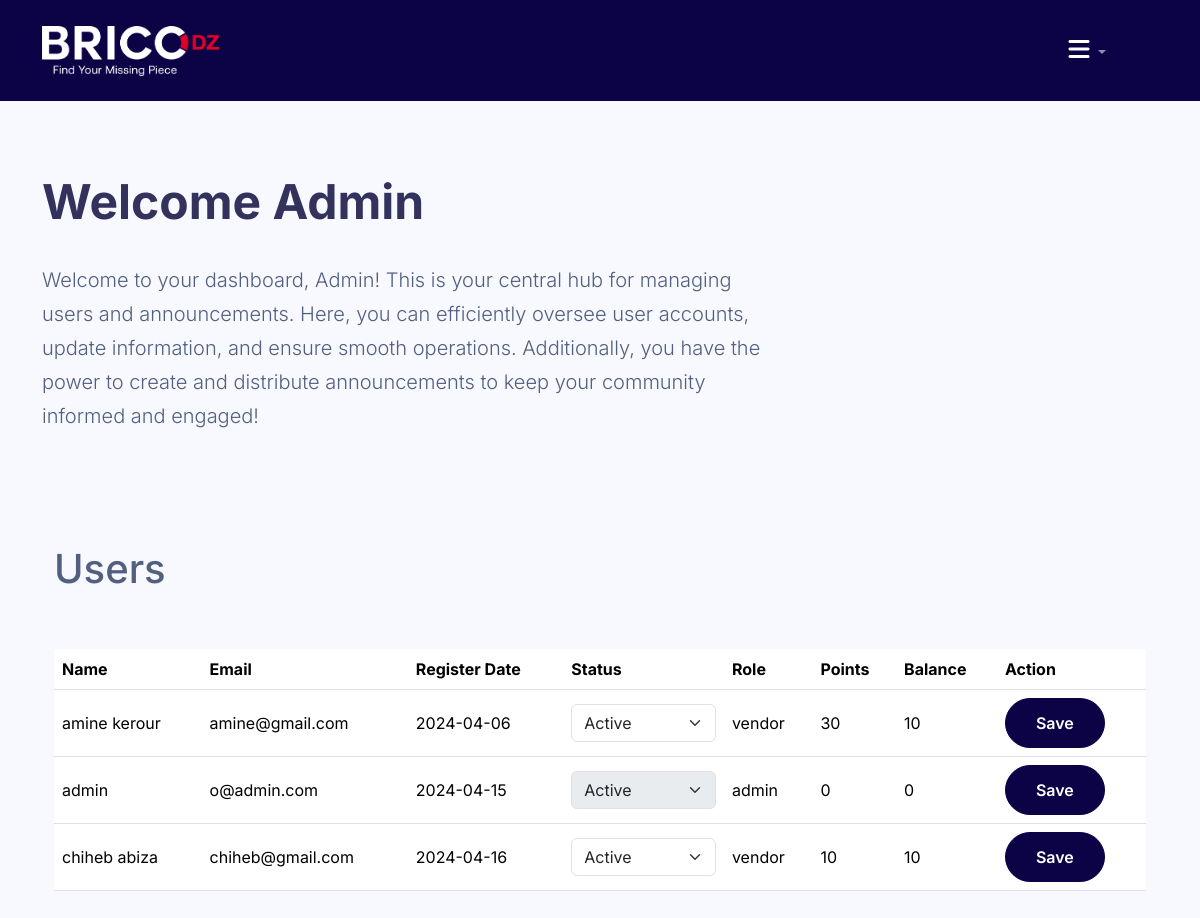
Before: /admin/users.php (signed in) with the older database file.
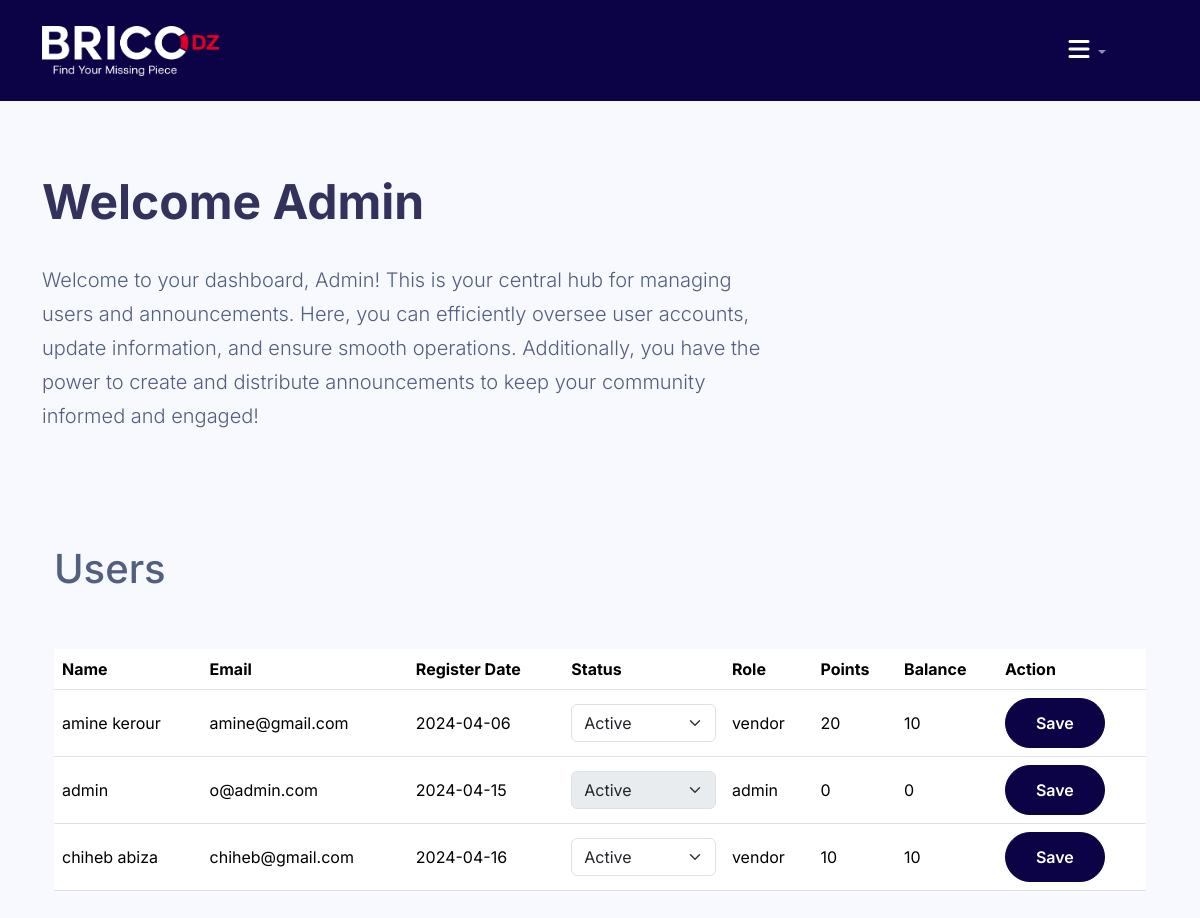
After: the same page with the newer database file.
### tables this page shows
CREATE TABLE `vendor` (
  `vendor_id` int(11) NOT NULL,
  `vendor_name` varchar(255) NOT NULL,
  `vendor_email` varchar(255) NOT NULL,
  `register_date` date NOT NULL,
  `vendor_status` varchar(100) NOT NULL,
  `vendor_password` varchar(256) NOT NULL,
  `points` int(255) UNSIGNED NOT NULL DEFAULT 0,
  `balance` int(10) UNSIGNED NOT NULL DEFAULT 0,
  `role` varchar(255) NOT NULL
);

### admin/users.php (the view, shortened to what this page needs)
<?php
include("../config/connect.php");
include("../inc/head.php");
include("../inc/header.php");
?>
<link rel="stylesheet" href="../css/dash.css">
<div class="container">
    <div class="py-5 lc-block">
        <div class="lc-block">
            <div editable="rich"><br>
                <h2 class="fw-bolder display-5">Welcome Admin</h2><br>
            </div>
        </div>
        <div class="lc-block col-md-8">
            <div editable="rich">
                <p class="lead">Welcome to your dashboard, Admin! This is your central hub for managing users and announcements. Here, you can efficiently oversee user accounts, update information, and ensure smooth operations. Additionally, you have the power to create and distribute announcements to keep your community informed and engaged!
                </p><br>
            </div>
        </div>
    </div>
    <div class="container">
        <h1 class="mt-4">Users</h1><br><br>
        <form action="update_vendor_status.php" method="post">
            <div class="table-responsive">
                <table class="table align-middle mb-0 bg-white">
                    <thead class="bg-light">
                        <tr>
                            <th>Name</th>
                            <th>Email</th>
                            <th>Register Date</th>
                            <th>Status</th>
                            <th>Role</th>
                            <th>Points</th>
                            <th>Balance</th>
                            <th>Action</th>
                        </tr>
                    </thead>
                    <tbody>
                        <?php
                        $sql = "SELECT * FROM vendor";
                        $result = mysqli_query($conn, $sql);
                        if (mysqli_num_rows($result) > 0) {
                            while ($row = mysqli_fetch_assoc($result)) {
                        ?>
                                <tr>
                                    <td><?php echo $row["vendor_name"]; ?></td>
                                    <td><?php echo $row["vendor_email"]; ?></td>
                                    <td><?php echo $row["register_date"]; ?></td>
                                    <td>
                                        <select name="vendor_status[<?php echo $row['vendor_id']; ?>]" class="form-select" <?php echo ($row["role"] == "admin" ? "disabled" : ""); ?>>
                                            <option value="active" <?php echo ($row["vendor_status"] == "active" ? "selected" : ""); ?>>Active</option>
                                        </select>
                                    </td>
                                    <td><?php echo $row["role"]; ?></td>
                                    <td><?php echo $row["points"]; ?></td>
                                    <td><?php echo $row["balance"]; ?></td>
                                    <td><button type="submit" name="submit_vendor" class="btn btn-primary custom-btn">Save</button></td>
                                </tr>
                        <?php
                            }
                        } else {
                            echo "<tr><td colspan='8'>No vendors found.</td></tr>";
                        }
                        ?>
                    </tbody>
                </table>
            </div>
        </form>
    </div>
</div>
<br><br><br><br><br>

### inc/head.php (shortened to what this page needs)
<!doctype html>
<html lang="en">
<head>
    <link href="https://cdn.jsdelivr.net/npm/bootstrap@5.3.3/dist/css/bootstrap.min.css" rel="stylesheet">
    <link href="https://cdnjs.cloudflare.com/ajax/libs/font-awesome/6.0.0-beta3/css/all.min.css" rel="stylesheet">
    <link href="https://cdn.jsdelivr.net/npm/bootstrap-icons@1.8.1/font/bootstrap-icons.css" rel="stylesheet">
    <link href="../css/tiny-slider.css" rel="stylesheet">
    <link href="../css/style.css" rel="stylesheet">
</head>
<body>

### inc/header.php (shortened to what this page needs)
<?php
if (isset($_SESSION['vendorName'])) {
	$vendorName = $_SESSION['vendorName'];
	$vendor_id = $_SESSION['vendor_id'];
?>
	<nav class="custom-navbar navbar navbar-expand-md navbar-dark sticky-top" arial-label="Furni navigation bar">
		<div class="container">
			<a class="navbar-brand" href="/project/client/index.php">
				<img style="height: 50px;" src="../images/logo.png" alt="BRICO DZ logo">
			</a>
			<button class="navbar-toggler" type="button" data-bs-toggle="collapse" data-bs-target="#navbarsFurni" aria-controls="navbarsFurni" aria-expanded="false" aria-label="Toggle navigation">
				<span class="navbar-toggler-icon"></span>
			</button>
			<div class="collapse navbar-collapse" id="navbarsFurni">
				<ul class="custom-navbar-nav navbar-nav ms-auto mb-2 mb-md-0">
					<li id="home"><a class="nav-link" href="/project/client/index.php">Home</a></li>
					<li id="shop"><a class="nav-link" href="/project/client/shop.php">Shop</a></li>
					<li id="about"><a class="nav-link" href="/project/client/about.php">About us</a></li>
					<li id="contact"><a class="nav-link" href="/project/client/contact.php">Contact us</a></li>
				</ul>
				<ul class="custom-navbar-cta navbar-nav mb-2 mb-md-0 ms-5 d-flex align-items-center">
					<li class="me-3">
						<span class="cart-number" id="cartCount"><?php echo isset($_SESSION['cart']) ? count($_SESSION['cart']) : 0; ?></span>
						<a class="nav-link" href="/project/client/cart.php">
							<i class="fas fa-shopping-cart fs-4 text-white">
							</i>
						</a>
					</li>
					<li class="me-3">
						<span class="cart-number" id="cartCount"><?php echo getVendorPoints($vendorName, $conn); ?></span>
						<a class="nav-link" href="/project/vendor/convert.php">
							<i class="fas fa-heart fs-4 text-white">
							</i>
						</a>
					</li>
					<ul class="navbar-nav ms-auto ms-md-0 me-3 me-lg-4">
						<li class="nav-item dropdown">
							<a class="nav-link dropdown-toggle" id="navbarDropdown" href="#" role="button" data-bs-toggle="dropdown" aria-expanded="false">
								<i class="fas fa-bars fs-4 text-white"></i> </a>
							<ul class="dropdown-menu dropdown-menu-end" aria-labelledby="navbarDropdown">
								<li><a class="dropdown-item" href="/project/vendor/dashboard.php">Dashboard</a></li>
								<li><a class="dropdown-item" href="/project/vendor/orders.php">Orders</a></li>
								<li><a class="dropdown-item" href="/project/vendor/annoucements.php">Announcements</a></li>
								<li><a class="dropdown-item" href="/project/vendor/add.php">Add Product</a></li>
								<li><a class="dropdown-item" href="/project/vendor/profile.php">Profile</a></li>
								<li><a class="dropdown-item" href="/project/vendor/logout.php">Log out</a></li>
							</ul>
						</li>
					</ul>
				</ul>
			</div>
		</div>
	</nav>
<?php
} elseif (isset($_SESSION['admin_logged_in'])) {
?>
	<nav class="custom-navbar navbar navbar-expand-md navbar-dark sticky-top" arial-label="Furni navigation bar">
		<div class="container">
			<a class="navbar-brand" href="#">
				<img style="height: 50px;" src="../images/logo.png" alt="BRICO DZ logo">
			</a>
			<div class="collapse navbar-collapse" id="navbarsFurni">
				<ul class="custom-navbar-cta navbar-nav mb-2 mb-md-0 ms-5 d-flex align-items-center">
					<ul class="navbar-nav ms-auto ms-md-0 me-3 me-lg-4">
						<li class="nav-item dropdown">
							<a class="nav-link dropdown-toggle" id="navbarDropdown" href="#" role="button" data-bs-toggle="dropdown" aria-expanded="false">
								<i class="fas fa-bars fs-4 text-white"></i> </a>
						</li>
					</ul>
				</ul>
			</div>
		</div>
	</nav>
<?php
}
?>

### css/style.css (style rules this page uses)
body { overflow-x: hidden; position: relative; }
body { font-family: "Inter", sans-serif; font-weight: 400; line-height: 28px; color: #6a6a6a; font-size: 14px; background-color: #eff2f1; }
a { text-decoration: none; -webkit-transition: .3s all ease; -o-transition: .3s all ease; transition: .3s all ease; color: #2f2f2f; text-decoration: underline; }
.custom-navbar { background: #0c0347 !important; padding-top: 20px; padding-bottom: 20px; }
.custom-navbar .navbar-brand { font-size: 32px; font-weight: 600; }
.custom-navbar .custom-navbar-cta { margin-left: 0 !important; -webkit-box-orient: horizontal; -webkit-box-direction: normal; -ms-flex-direction: row; flex-direction: row; }
@media (min-width: 768px) { .custom-navbar .custom-navbar-cta { margin-left: 40px !important; } }
.custom-navbar .custom-navbar-cta li { margin-left: 0px; margin-right: 0px; }
.custom-navbar .custom-navbar-cta li:first-child { margin-right: 20px; }
.btn { font-weight: 600; padding: 12px 30px; border-radius: 30px; color: #ffffff; background: #2f2f2f; border-color: #2f2f2f; }
.btn.btn-primary { background: #0c0347; border-color: #0c0347; }

### css/dash.css (style rules this page uses)
:root { --blue: #5e72e4; --indigo: #5603ad; --purple: #8965e0; --pink: #f3a4b5; --red: #f5365c; --orange: #fb6340; --yellow: #ffd600; --green: #2dce89; --teal: #11cdef; --cyan: #2bffc6; --white: #fff; --gray: #8898aa; --gray-dark: #32325d; --light: #ced4da; --lighter: #e9ecef; --primary: #5e72e4; --secondary: #f7fafc; --success: #2dce89; --info: #11cdef; --warning: #fb6340; --danger: #f5365c; --light: #adb5bd; --dark: #212529; --default: #172b4d; --white: #fff; --neutral: #fff; --darker: black; --breakpoint-xs: 0; --breakpoint-sm: 576px; --breakpoint-md: 768px; --breakpoint-lg: 992px; --breakpoint-xl: 1200px; --font-family-sans-serif: Open Sans, sans-serif; --font-family-monospace: SFMono-Regular, Menlo, Monaco, Consolas, 'Liberation Mono', 'Courier New', monospace; }
*, *::before, *::after { box-sizing: border-box; }
figcaption, footer, header, main, nav, section { display: block; }
body { font-size: 1rem; font-weight: 400; line-height: 1.5; margin: 0; padding: 0; box-sizing: border-box; text-align: left; color: #525f7f; background-color: #f8f9fe; }
h2, h5 { margin-top: 0; margin-bottom: .5rem; }
p { margin-top: 0; margin-bottom: 1rem; }
a { text-decoration: none; color: #5e72e4; background-color: transparent; -webkit-text-decoration-skip: objects; }
button { border-radius: 0; }
input, button { font-family: inherit; font-size: inherit; line-height: inherit; margin: 0; }
button, input { overflow: visible; }
button { text-transform: none; }
button, [type='reset'], [type='submit'] { -webkit-appearance: button; }
h2, h5, .h2, .h5 { font-family: inherit; font-weight: 600; line-height: 1.5; margin-bottom: .5rem; color: #32325d; }
h2, .h2 { font-size: 1.25rem; }
.align-items-center { align-items: center !important; }
.mb-0 { margin-bottom: 0 !important; }
.text-white { color: #fff !important; }
p { font-size: 1rem; font-weight: 300; line-height: 1.7; }

Changed rows visible on the page:
changed vendor "amine kerour": points "30" → "20"
